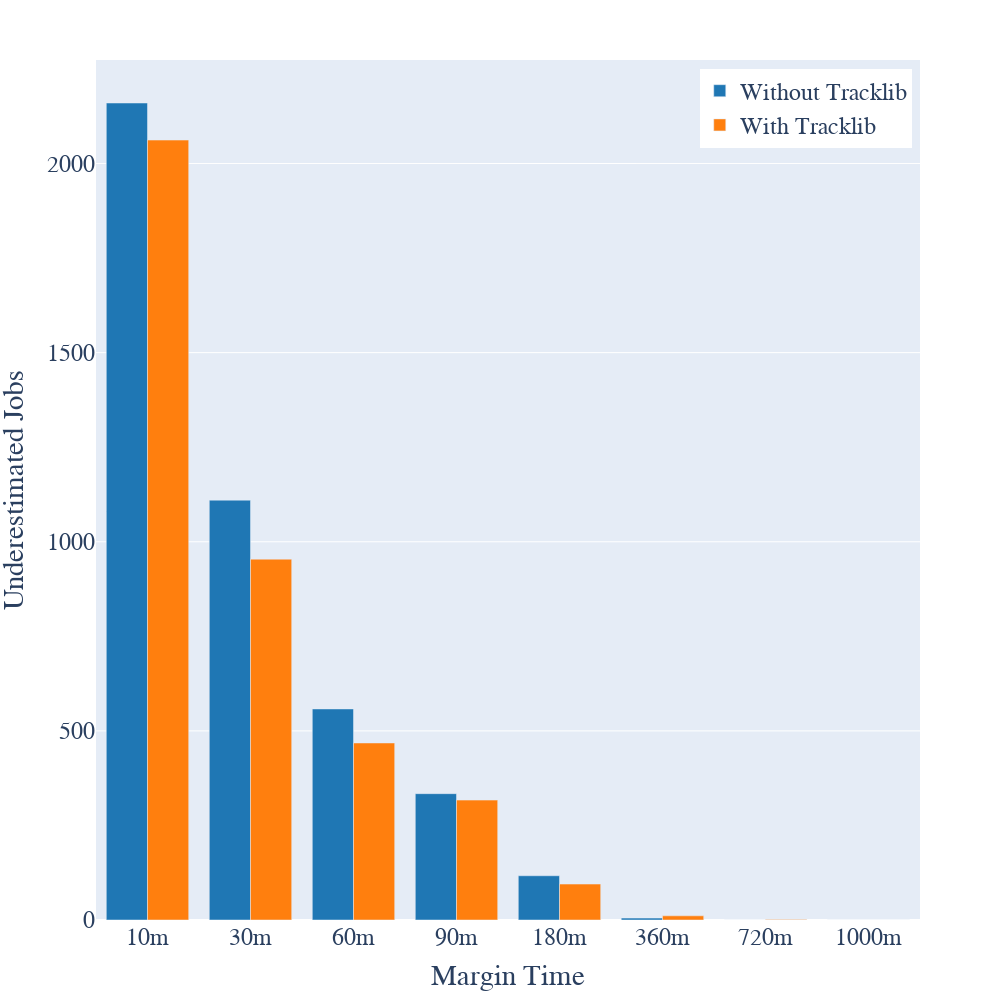

This figure's notebook cell:
### Code cell
x = ["10m", "30m", "60m", "90m", "180m", "360m", "720m", "1000m"]
no_tracklib = [2160, 1110, 558, 334, 117, 5, 0, 0]
tracklib = [2062, 954, 468, 317, 95, 11, 1, 0]
fig = px.bar(pd.DataFrame({"Margin Time": x, "With Tracklib": tracklib, "Without Tracklib": no_tracklib}), x="Margin Time", y=["Without Tracklib", "With Tracklib"], barmode='group', height=1000, width=1000, color_discrete_sequence=px.colors.qualitative.D3)
fig.update_layout(
    legend=dict(
        yanchor="top",
        y=0.99,
        xanchor="right",
        x=0.99
    ),
    legend_title=None,
    font_family="Consolas",
    font_size=24,
    yaxis_title="Underestimated Jobs",
)
fig.show()

### Figure 1 — Plotly figure (JSON) as saved in the notebook; plotly's stock layout.template omitted (floating-point values rounded to 4 significant figures)
{"data": [{"alignmentgroup": "True", "hovertemplate": "variable=Without Tracklib<br>Margin Time=%{x}<br>value=%{y}<extra></extra>", "legendgroup": "Without Tracklib", "marker": {"color": "#1F77B4"}, "name": "Without Tracklib", "offsetgroup": "Without Tracklib", "orientation": "v", "showlegend": true, "textposition": "auto", "type": "bar", "x": ["10m", "30m", "60m", "90m", "180m", "360m", "720m", "1000m"], "xaxis": "x", "y": [2160, 1110, 558, 334, 117, 5, 0, 0], "yaxis": "y"}, {"alignmentgroup": "True", "hovertemplate": "variable=With Tracklib<br>Margin Time=%{x}<br>value=%{y}<extra></extra>", "legendgroup": "With Tracklib", "marker": {"color": "#FF7F0E"}, "name": "With Tracklib", "offsetgroup": "With Tracklib", "orientation": "v", "showlegend": true, "textposition": "auto", "type": "bar", "x": ["10m", "30m", "60m", "90m", "180m", "360m", "720m", "1000m"], "xaxis": "x", "y": [2062, 954, 468, 317, 95, 11, 1, 0], "yaxis": "y"}], "layout": {"barmode": "group", "font": {"family": "Consolas", "size": 24}, "height": 1000, "legend": {"title": {}, "tracegroupgap": 0, "x": 0.99, "xanchor": "right", "y": 0.99, "yanchor": "top"}, "margin": {"t": 60}, "width": 1000, "xaxis": {"anchor": "y", "autorange": true, "domain": [0, 1], "range": [-0.5, 7.5], "title": {"text": "Margin Time"}, "type": "category"}, "yaxis": {"anchor": "x", "autorange": true, "domain": [0, 1], "range": [0, 2274.0], "title": {"text": "Underestimated Jobs"}, "type": "linear"}}}
